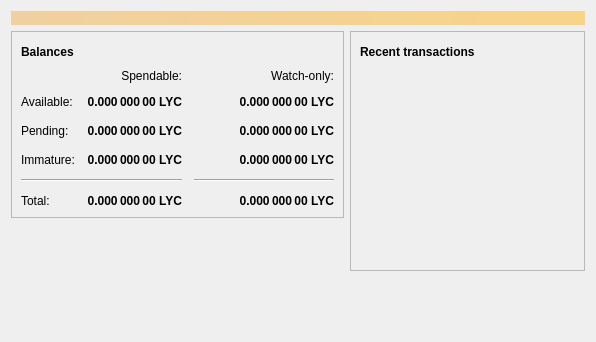
<?xml version="1.0" encoding="UTF-8"?>
<ui version="4.0">
 <class>OverviewPage</class>
 <widget class="QWidget" name="OverviewPage">
  <property name="geometry">
   <rect>
    <x>0</x>
    <y>0</y>
    <width>596</width>
    <height>342</height>
   </rect>
  </property>
  <property name="windowTitle">
   <string>Form</string>
  </property>
  <layout class="QVBoxLayout" name="topLayout">
   <item>
    <widget class="QLabel" name="labelAlerts">
     <property name="visible">
      <bool>false</bool>
     </property>
     <property name="styleSheet">
      <string notr="true">QLabel { background-color: qlineargradient(x1: 0, y1: 0, x2: 1, y2: 0, stop:0 #F0D0A0, stop:1 #F8D488); color:#000000; }</string>
     </property>
     <property name="wordWrap">
      <bool>true</bool>
     </property>
     <property name="margin">
      <number>3</number>
     </property>
     <property name="textInteractionFlags">
      <set>Qt::TextSelectableByMouse</set>
     </property>
    </widget>
   </item>
   <item>
    <layout class="QHBoxLayout" name="horizontalLayout" stretch="1,1">
     <item>
      <layout class="QVBoxLayout" name="verticalLayout_2">
       <item>
        <widget class="QFrame" name="frame">
         <property name="frameShape">
          <enum>QFrame::StyledPanel</enum>
         </property>
         <property name="frameShadow">
          <enum>QFrame::Raised</enum>
         </property>
         <layout class="QVBoxLayout" name="verticalLayout_4">
          <item>
           <layout class="QHBoxLayout" name="horizontalLayout_4">
            <item>
             <widget class="QLabel" name="label_5">
              <property name="font">
               <font>
                <weight>75</weight>
                <bold>true</bold>
               </font>
              </property>
              <property name="text">
               <string>Balances</string>
              </property>
             </widget>
            </item>
            <item>
             <widget class="QPushButton" name="labelWalletStatus">
              <property name="enabled">
               <bool>true</bool>
              </property>
              <property name="maximumSize">
               <size>
                <width>30</width>
                <height>16777215</height>
               </size>
              </property>
              <property name="toolTip">
               <string>The displayed information may be out of date. Your wallet automatically synchronizes with the Bitcoin network after a connection is established, but this process has not completed yet.</string>
              </property>
              <property name="text">
               <string/>
              </property>
              <property name="icon">
               <iconset resource="../bitcoin.qrc">
                <normaloff>:/icons/warning</normaloff>
                <disabledoff>:/icons/warning</disabledoff>:/icons/warning</iconset>
              </property>
              <property name="iconSize">
               <size>
                <width>24</width>
                <height>24</height>
               </size>
              </property>
              <property name="flat">
               <bool>true</bool>
              </property>
             </widget>
            </item>
            <item>
             <spacer name="horizontalSpacer_3">
              <property name="orientation">
               <enum>Qt::Horizontal</enum>
              </property>
              <property name="sizeHint" stdset="0">
               <size>
                <width>40</width>
                <height>20</height>
               </size>
              </property>
             </spacer>
            </item>
           </layout>
          </item>
          <item>
           <layout class="QGridLayout" name="gridLayout">
            <property name="spacing">
             <number>12</number>
            </property>
            <item row="2" column="2">
             <widget class="QLabel" name="labelWatchPending">
              <property name="font">
               <font>
                <weight>75</weight>
                <bold>true</bold>
               </font>
              </property>
              <property name="cursor">
               <cursorShape>IBeamCursor</cursorShape>
              </property>
              <property name="toolTip">
               <string>Unconfirmed transactions to watch-only addresses</string>
              </property>
              <property name="text">
               <string notr="true">0.000 000 00 LYC</string>
              </property>
              <property name="alignment">
               <set>Qt::AlignRight|Qt::AlignTrailing|Qt::AlignVCenter</set>
              </property>
              <property name="textInteractionFlags">
               <set>Qt::LinksAccessibleByMouse|Qt::TextSelectableByKeyboard|Qt::TextSelectableByMouse</set>
              </property>
             </widget>
            </item>
            <item row="2" column="1">
             <widget class="QLabel" name="labelUnconfirmed">
              <property name="font">
               <font>
                <weight>75</weight>
                <bold>true</bold>
               </font>
              </property>
              <property name="cursor">
               <cursorShape>IBeamCursor</cursorShape>
              </property>
              <property name="toolTip">
               <string>Total of transactions that have yet to be confirmed, and do not yet count toward the spendable balance</string>
              </property>
              <property name="text">
               <string notr="true">0.000 000 00 LYC</string>
              </property>
              <property name="alignment">
               <set>Qt::AlignRight|Qt::AlignTrailing|Qt::AlignVCenter</set>
              </property>
              <property name="textInteractionFlags">
               <set>Qt::LinksAccessibleByMouse|Qt::TextSelectableByKeyboard|Qt::TextSelectableByMouse</set>
              </property>
             </widget>
            </item>
            <item row="3" column="2">
             <widget class="QLabel" name="labelWatchImmature">
              <property name="font">
               <font>
                <weight>75</weight>
                <bold>true</bold>
               </font>
              </property>
              <property name="cursor">
               <cursorShape>IBeamCursor</cursorShape>
              </property>
              <property name="toolTip">
               <string>Mined balance in watch-only addresses that has not yet matured</string>
              </property>
              <property name="text">
               <string notr="true">0.000 000 00 LYC</string>
              </property>
              <property name="alignment">
               <set>Qt::AlignRight|Qt::AlignTrailing|Qt::AlignVCenter</set>
              </property>
              <property name="textInteractionFlags">
               <set>Qt::LinksAccessibleByMouse|Qt::TextSelectableByKeyboard|Qt::TextSelectableByMouse</set>
              </property>
             </widget>
            </item>
            <item row="4" column="0" colspan="2">
             <widget class="Line" name="line">
              <property name="orientation">
               <enum>Qt::Horizontal</enum>
              </property>
             </widget>
            </item>
            <item row="4" column="2">
             <widget class="Line" name="lineWatchBalance">
              <property name="sizePolicy">
               <sizepolicy hsizetype="Preferred" vsizetype="Fixed">
                <horstretch>0</horstretch>
                <verstretch>0</verstretch>
               </sizepolicy>
              </property>
              <property name="minimumSize">
               <size>
                <width>140</width>
                <height>0</height>
               </size>
              </property>
              <property name="orientation">
               <enum>Qt::Horizontal</enum>
              </property>
             </widget>
            </item>
            <item row="5" column="0">
             <widget class="QLabel" name="labelTotalText">
              <property name="text">
               <string>Total:</string>
              </property>
             </widget>
            </item>
            <item row="3" column="1">
             <widget class="QLabel" name="labelImmature">
              <property name="font">
               <font>
                <weight>75</weight>
                <bold>true</bold>
               </font>
              </property>
              <property name="cursor">
               <cursorShape>IBeamCursor</cursorShape>
              </property>
              <property name="toolTip">
               <string>Mined balance that has not yet matured</string>
              </property>
              <property name="text">
               <string notr="true">0.000 000 00 LYC</string>
              </property>
              <property name="alignment">
               <set>Qt::AlignRight|Qt::AlignTrailing|Qt::AlignVCenter</set>
              </property>
              <property name="textInteractionFlags">
               <set>Qt::LinksAccessibleByMouse|Qt::TextSelectableByKeyboard|Qt::TextSelectableByMouse</set>
              </property>
             </widget>
            </item>
            <item row="2" column="3">
             <spacer name="horizontalSpacer_2">
              <property name="orientation">
               <enum>Qt::Horizontal</enum>
              </property>
              <property name="sizeHint" stdset="0">
               <size>
                <width>40</width>
                <height>20</height>
               </size>
              </property>
             </spacer>
            </item>
            <item row="3" column="0">
             <widget class="QLabel" name="labelImmatureText">
              <property name="text">
               <string>Immature:</string>
              </property>
             </widget>
            </item>
            <item row="5" column="1">
             <widget class="QLabel" name="labelTotal">
              <property name="font">
               <font>
                <weight>75</weight>
                <bold>true</bold>
               </font>
              </property>
              <property name="cursor">
               <cursorShape>IBeamCursor</cursorShape>
              </property>
              <property name="toolTip">
               <string>Your current total balance</string>
              </property>
              <property name="text">
               <string notr="true">0.000 000 00 LYC</string>
              </property>
              <property name="alignment">
               <set>Qt::AlignRight|Qt::AlignTrailing|Qt::AlignVCenter</set>
              </property>
              <property name="textInteractionFlags">
               <set>Qt::LinksAccessibleByMouse|Qt::TextSelectableByKeyboard|Qt::TextSelectableByMouse</set>
              </property>
             </widget>
            </item>
            <item row="5" column="2">
             <widget class="QLabel" name="labelWatchTotal">
              <property name="font">
               <font>
                <weight>75</weight>
                <bold>true</bold>
               </font>
              </property>
              <property name="cursor">
               <cursorShape>IBeamCursor</cursorShape>
              </property>
              <property name="toolTip">
               <string>Current total balance in watch-only addresses</string>
              </property>
              <property name="text">
               <string notr="true">0.000 000 00 LYC</string>
              </property>
              <property name="alignment">
               <set>Qt::AlignRight|Qt::AlignTrailing|Qt::AlignVCenter</set>
              </property>
              <property name="textInteractionFlags">
               <set>Qt::LinksAccessibleByMouse|Qt::TextSelectableByKeyboard|Qt::TextSelectableByMouse</set>
              </property>
             </widget>
            </item>
            <item row="0" column="2">
             <widget class="QLabel" name="labelWatchonly">
              <property name="text">
               <string>Watch-only:</string>
              </property>
              <property name="alignment">
               <set>Qt::AlignRight|Qt::AlignTrailing|Qt::AlignVCenter</set>
              </property>
             </widget>
            </item>
            <item row="1" column="0">
             <widget class="QLabel" name="labelBalanceText">
              <property name="text">
               <string>Available:</string>
              </property>
             </widget>
            </item>
            <item row="1" column="1">
             <widget class="QLabel" name="labelBalance">
              <property name="font">
               <font>
                <weight>75</weight>
                <bold>true</bold>
               </font>
              </property>
              <property name="cursor">
               <cursorShape>IBeamCursor</cursorShape>
              </property>
              <property name="toolTip">
               <string>Your current spendable balance</string>
              </property>
              <property name="text">
               <string notr="true">0.000 000 00 LYC</string>
              </property>
              <property name="alignment">
               <set>Qt::AlignRight|Qt::AlignTrailing|Qt::AlignVCenter</set>
              </property>
              <property name="textInteractionFlags">
               <set>Qt::LinksAccessibleByMouse|Qt::TextSelectableByKeyboard|Qt::TextSelectableByMouse</set>
              </property>
             </widget>
            </item>
            <item row="1" column="2">
             <widget class="QLabel" name="labelWatchAvailable">
              <property name="font">
               <font>
                <weight>75</weight>
                <bold>true</bold>
               </font>
              </property>
              <property name="cursor">
               <cursorShape>IBeamCursor</cursorShape>
              </property>
              <property name="toolTip">
               <string>Your current balance in watch-only addresses</string>
              </property>
              <property name="text">
               <string notr="true">0.000 000 00 LYC</string>
              </property>
              <property name="alignment">
               <set>Qt::AlignRight|Qt::AlignTrailing|Qt::AlignVCenter</set>
              </property>
              <property name="textInteractionFlags">
               <set>Qt::LinksAccessibleByMouse|Qt::TextSelectableByKeyboard|Qt::TextSelectableByMouse</set>
              </property>
             </widget>
            </item>
            <item row="2" column="0">
             <widget class="QLabel" name="labelPendingText">
              <property name="text">
               <string>Pending:</string>
              </property>
             </widget>
            </item>
            <item row="0" column="1">
             <widget class="QLabel" name="labelSpendable">
              <property name="text">
               <string>Spendable:</string>
              </property>
              <property name="alignment">
               <set>Qt::AlignRight|Qt::AlignTrailing|Qt::AlignVCenter</set>
              </property>
             </widget>
            </item>
           </layout>
          </item>
         </layout>
        </widget>
       </item>
       <item>
        <spacer name="verticalSpacer">
         <property name="orientation">
          <enum>Qt::Vertical</enum>
         </property>
         <property name="sizeHint" stdset="0">
          <size>
           <width>20</width>
           <height>40</height>
          </size>
         </property>
        </spacer>
       </item>
      </layout>
     </item>
     <item>
      <layout class="QVBoxLayout" name="verticalLayout_3">
       <item>
        <widget class="QFrame" name="frame_2">
         <property name="frameShape">
          <enum>QFrame::StyledPanel</enum>
         </property>
         <property name="frameShadow">
          <enum>QFrame::Raised</enum>
         </property>
         <layout class="QVBoxLayout" name="verticalLayout">
          <item>
           <layout class="QHBoxLayout" name="horizontalLayout_2">
            <item>
             <widget class="QLabel" name="label_4">
              <property name="font">
               <font>
                <weight>75</weight>
                <bold>true</bold>
               </font>
              </property>
              <property name="text">
               <string>Recent transactions</string>
              </property>
             </widget>
            </item>
            <item>
             <widget class="QPushButton" name="labelTransactionsStatus">
              <property name="enabled">
               <bool>true</bool>
              </property>
              <property name="maximumSize">
               <size>
                <width>30</width>
                <height>16777215</height>
               </size>
              </property>
              <property name="toolTip">
               <string>The displayed information may be out of date. Your wallet automatically synchronizes with the Bitcoin network after a connection is established, but this process has not completed yet.</string>
              </property>
              <property name="text">
               <string/>
              </property>
              <property name="icon">
               <iconset resource="../bitcoin.qrc">
                <normaloff>:/icons/warning</normaloff>
                <disabledoff>:/icons/warning</disabledoff>:/icons/warning</iconset>
              </property>
              <property name="iconSize">
               <size>
                <width>24</width>
                <height>24</height>
               </size>
              </property>
              <property name="flat">
               <bool>true</bool>
              </property>
             </widget>
            </item>
            <item>
             <spacer name="horizontalSpacer">
              <property name="orientation">
               <enum>Qt::Horizontal</enum>
              </property>
              <property name="sizeHint" stdset="0">
               <size>
                <width>40</width>
                <height>20</height>
               </size>
              </property>
             </spacer>
            </item>
           </layout>
          </item>
          <item>
           <widget class="QListView" name="listTransactions">
            <property name="styleSheet">
             <string notr="true">QListView { background: transparent; }</string>
            </property>
            <property name="frameShape">
             <enum>QFrame::NoFrame</enum>
            </property>
            <property name="verticalScrollBarPolicy">
             <enum>Qt::ScrollBarAlwaysOff</enum>
            </property>
            <property name="horizontalScrollBarPolicy">
             <enum>Qt::ScrollBarAlwaysOff</enum>
            </property>
            <property name="selectionMode">
             <enum>QAbstractItemView::NoSelection</enum>
            </property>
           </widget>
          </item>
         </layout>
        </widget>
       </item>
       <item>
        <spacer name="verticalSpacer_2">
         <property name="orientation">
          <enum>Qt::Vertical</enum>
         </property>
         <property name="sizeHint" stdset="0">
          <size>
           <width>20</width>
           <height>40</height>
          </size>
         </property>
        </spacer>
       </item>
      </layout>
     </item>
    </layout>
   </item>
  </layout>
 </widget>
 <resources/>
 <connections/>
</ui>
